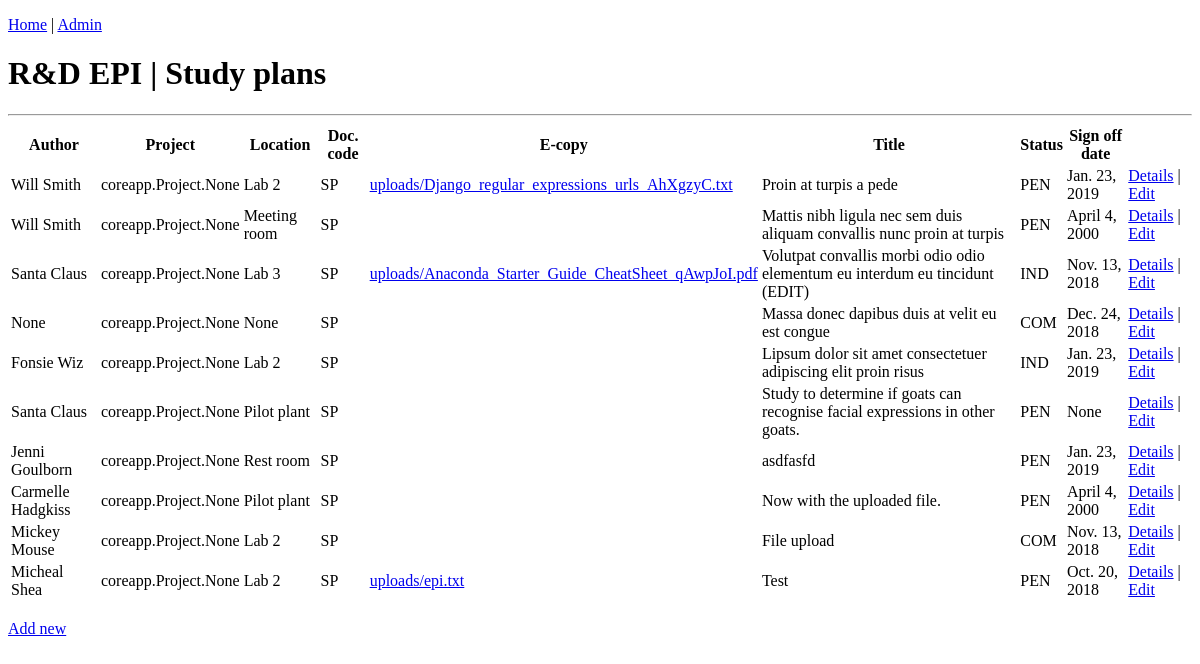
The app's page /coreapp/studyplan/, older data.
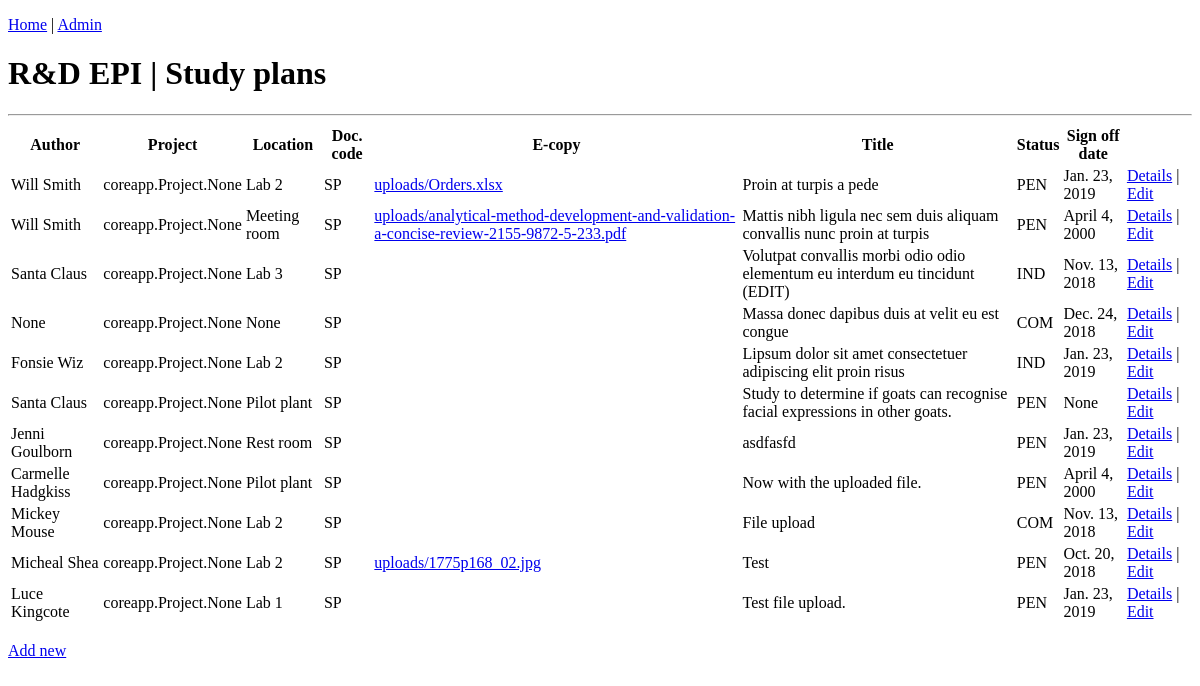
The same page, newer data.
### coreapp/models.py (models this page shows, shortened)
class Document(models.Model):
    author = models.ForeignKey(settings.AUTH_USER_MODEL, on_delete=models.SET_NULL, blank=True, null=True, verbose_name="Main author")
    project = models.ManyToManyField(Project, verbose_name="Associated project(s)")
    title = models.TextField("Document title")
    location = models.ForeignKey(Location, on_delete=models.SET_NULL, blank=True, null=True, verbose_name="Hard copy location")
    document_code = models.CharField("Document code (e.g. study plan, report... )", max_length=3, choices=DOCUMENT_CODE, default='OTH')
    efile = models.FileField("Scanned copy", upload_to='uploads/', null=True, blank=True)
    class Meta:
        abstract = True

class StudyPlan(Document):
    status = models.CharField("Document status", max_length=3, choices=DOCUMENT_STATUS, default='PEN')
    document_code = 'SP'
    sign_date = models.DateField("Sign-off date", null=True, blank=True)

class User (AbstractUser):
    date_left = models.DateField(null=True, blank=True)
    def __str__(self):
        return self.get_full_name()

class Location(models.Model):
    name = models.CharField("Room", max_length=16, null=True, blank=True)
    room_num = models.CharField("Room number", max_length=16, null=True, blank=True)
    def __str__(self):
        return self.name

### coreapp/views.py (the view)
# urls.py: path('studyplan/', views.studyplan_list, name='studyplan-list'),
def studyplan_list(request):
    studyplans = StudyPlan.objects.all()
    context = {'studyplans': studyplans, 'page_title': 'R&D EPI | Study plans'}
    return render(request, 'coreapp/studyplan_list.html', context)

### coreapp/templates/coreapp/studyplan_list.html
{% extends 'coreapp/base_generic.html' %}
{% block content %}
	<h1>{{ page_title }}</h1>
	<hr>
	<table>
		<thead>
			<th>Author</th>
			<th>Project</th>
			<th>Location</th>
			<th>Doc. code</th>
			<th>E-copy</th>
			<th>Title</th>
			<th>Status</th>
			<th>Sign off date</th>
		</thead>
		{% for studyplan in studyplans %}
		<tr>
			<td>{{ studyplan.author }}</td>
			<td>{{ studyplan.project }}</td>
			<td>{{ studyplan.location }}</td>
			<td>{{ studyplan.document_code }}</td>
			<td><a href="{{ MEDIA_URL }}{{ studyplan.efile }}">{{ studyplan.efile }}</a></td>
			<td>{{ studyplan.title }}</td>
			<td>{{ studyplan.status }}</td>
			<td>{{ studyplan.sign_date }}</td>
			<td><a href="{{ studyplan.id }}">Details</a> | <a href="edit/{{ studyplan.id }}">Edit</a></td>
		</tr>
		{% endfor %}
	</table>
	<br>
	<a href="{% url 'studyplan-create' %}">Add new</a>
{% endblock %}

### coreapp/templates/coreapp/base_generic.html (shortened to what this page needs)
<!DOCTYPE html>
<html>
<head>
	</head>
<body>
	<p><a href="{% url 'home' %}">Home</a> | <a href="{% url 'admin:index' %}">Admin</a></p>
	{% block content %}
	{% endblock %}
</body>
</html>

Row changes from the older to the newer data that the page shows:
changed StudyPlan "Proin at turpis a pede": efile "uploads/Django_regular_expressions_urls_AhXgzyC.txt" → "uploads/Orders.xlsx"
changed StudyPlan "Mattis nibh ligula nec sem duis aliquam convallis nunc proin at turpis": efile (not shown) → "uploads/analytical-method-development-and-validation-a-concise-review-2155-9872-5-233.pdf"
changed StudyPlan "Volutpat convallis morbi odio odio elementum eu interdum eu tincidunt (EDIT)": efile "uploads/Anaconda_Starter_Guide_CheatSheet_qAwpJoI.pdf" → (not shown)
changed StudyPlan "Test": efile "uploads/epi.txt" → "uploads/1775p168_02.jpg"
added StudyPlan: author "Luce Kingcote", project "coreapp.Project.None", location "Lab 1", document_code "SP", title "Test file upload.", status "PEN", sign_date "Jan. 23, 2019"
